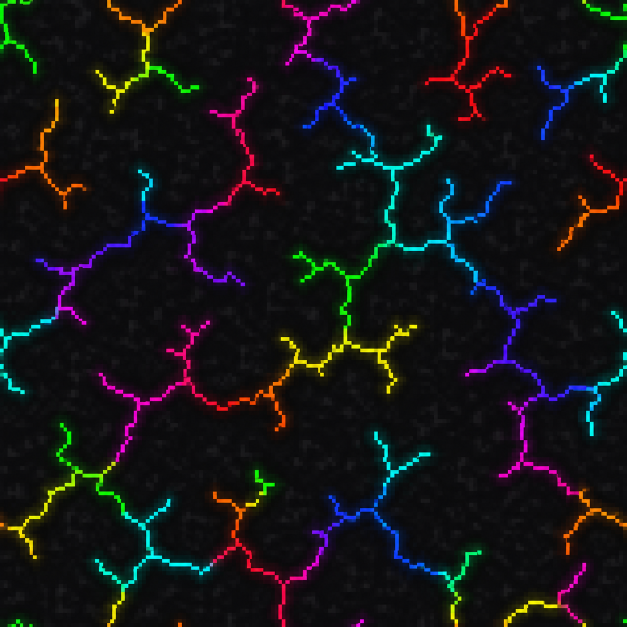
#> input picture tools/refs/arcencium_material_ref.png, 1254 x 1254 px (shown at 1/2 size)
$ python shield_texture.py refs/arcencium_material_ref.png
#> lines starting #> are read from the running program, lines starting #| are printed output that depends on the picture
### tools/item_from_ref.py
#!/usr/bin/env python3
"""
Integre une image de reference d'OBJET (generee par IA) comme texture d'item.

Difference avec texture_from_ref.py, qui traite les blocs : ici il n'y a pas de
motif a raccorder, mais un fond a detourer et une silhouette a preserver. Le
fond de reference est un magenta franc (#FF00FF) qu'aucune de nos palettes
n'emploie, ce qui rend le detourage sans ambiguite.

Chaine : detourage -> recadrage sur la silhouette -> reechantillonnage par vote
majoritaire (et non par moyenne, qui baverait les contours) -> animation
optionnelle par rotation de teinte des seuls pixels lumineux.

Usage :
    python tools/item_from_ref.py refs/prism_branch_ref.png prism_branch
    python tools/item_from_ref.py refs/prism_fiber_ref.png prism_fiber --static
    python tools/item_from_ref.py <ref> <nom> [--size 16] [--static] [--sat 0.45]
                                 [--pad 0.04]  marge autour de l'objet, pour
                                               harmoniser l'echelle entre pieces
"""

import colorsys
import os
import sys
from collections import Counter

from PIL import Image

ROOT = os.path.dirname(os.path.dirname(os.path.abspath(__file__)))
ITEM_DIR = os.path.join(ROOT, "src", "main", "resources", "assets",
                        "emeraldweapons", "textures", "item")
PREVIEW = os.path.join(ROOT, "tools", "preview")

NFRAMES = 12
FRAMETIME = 3


# [29 lines left out: functions key_out, crop_to_content, not called in this run]


def downsample(img, size, vivid_min=0.25):
    """Vote majoritaire par cellule : garde les couleurs franches du pixel art.

    Une moyenne produirait des teintes intermediaires inexistantes dans la
    reference, et diluerait les veines lumineuses d'un pixel de large -- qui
    sont precisement ce qu'on veut garder.
    """
    w, h = img.size
    px = img.load()
    out = Image.new("RGBA", (size, size), (0, 0, 0, 0))
    dst = out.load()
    for gy in range(size):
        for gx in range(size):
            x0, x1 = gx * w // size, (gx + 1) * w // size
            y0, y1 = gy * h // size, (gy + 1) * h // size
            opaque = []
            n = 0
            for y in range(y0, max(y0 + 1, y1)):
                for x in range(x0, max(x0 + 1, x1)):
                    p = px[x, y]
                    n += 1
                    if p[3] > 128:
                        opaque.append(p[:3])
            if not opaque or len(opaque) * 2 < n:
                continue                      # cellule majoritairement vide
            # Une veine lumineuse fait un pixel de large dans une reference qui
            # en compte plus de mille : une simple moyenne l'efface. On laisse
            # donc le vif l'emporter sur la matiere -- mais seulement s'il
            # occupe une part reelle de la cellule. Sans ce garde-fou, les
            # quelques pixels d'anticrenelage qui bordent chaque veine suffisent
            # a colorer toute la piece, et la branche vire au confetti.
            vivid = [c for c in opaque
                     if colorsys.rgb_to_hsv(*[v / 255 for v in c])[1] >= 0.55
                     and colorsys.rgb_to_hsv(*[v / 255 for v in c])[2] >= 0.50]
            if len(vivid) >= max(2, int(len(opaque) * vivid_min)):
                dst[gx, gy] = Counter(vivid).most_common(1)[0][0] + (255,)
            else:
                dst[gx, gy] = Counter(opaque).most_common(1)[0][0] + (255,)
    return out


def hue_frames(base, nframes, sat_min, val_min, sat_max=1.01):
    """Seules les veines lumineuses tournent : la matiere reste fixe."""
    w, h = base.size
    src = base.load()
    frames = []
    for f in range(nframes):
        shift = f / nframes
        out = Image.new("RGBA", (w, h), (0, 0, 0, 0))
        dst = out.load()
        for y in range(h):
            for x in range(w):
                r, g, b, a = src[x, y]
                if a == 0:
                    continue
                hh, s, v = colorsys.rgb_to_hsv(r / 255, g / 255, b / 255)
                if sat_min <= s <= sat_max and v >= val_min:
                    rr, gg, bb = colorsys.hsv_to_rgb((hh + shift) % 1.0, s, v)
                    dst[x, y] = (int(rr * 255), int(gg * 255), int(bb * 255), a)
                else:
                    dst[x, y] = (r, g, b, a)
        frames.append(out)
    return frames


# [63 lines left out: functions install, main, opt, not called in this run]


# [2 lines that do not run on import are left out]

### tools/shield_texture.py
#!/usr/bin/env python3
"""
Le bouclier d'Arcencium : sa texture animee et ses deux modeles (22 sept., cahier §83).

LA MATIERE EST CELLE DE L'ARMURE. Le joueur a demande un bouclier « inspire de
l'armure » : metal noir, fissures lumineuses aux couleurs de l'arc-en-ciel qui
tournent. On prend donc la meme planche de reference (refs/arcencium_material_ref.png),
reechantillonnee par vote comme les icones (item_from_ref.downsample), et seules les
fissures changent de teinte d'une image a l'autre (item_from_ref.hue_frames).

LE MODELE EST CELUI DU BOUCLIER VANILLA, EN JSON. Le bouclier du jeu est dessine par
code (BlockEntityWithoutLevelRenderer, ShieldModel) : une plaque de 12 x 22 x 1 et une
poignee de 2 x 6 x 6, retournees par scale(1, -1, -1). Les memes boites, retournees a la
main, donnent un modele JSON que les transformations d'affichage de item/shield.json
placent exactement comme le bouclier vanilla -- tenu, leve, au sol, dans l'inventaire.
Et un modele JSON prend une texture de l'atlas des objets, qui s'anime (.mcmeta) :
le rendu par code ne le permettrait pas.

La face avant (+Z une fois retournee) porte le decor ; la poignee est derriere (-Z).

DENSITE DOUBLE : 2 pixels par pixel de modele (la face avant fait 24 x 44), dans une
image de 64 x 64 par trame -- comme les icones d'armure, pour que les fissures se
lisent en traits et non en pates.

Usage :
    python tools/shield_texture.py [--preview]
"""

import colorsys
import json
import os
import sys

from PIL import Image

sys.path.insert(0, os.path.dirname(os.path.abspath(__file__)))
from item_from_ref import downsample, hue_frames              # noqa: E402

ROOT = os.path.dirname(os.path.dirname(os.path.abspath(__file__)))
ASSETS = os.path.join(ROOT, "src", "main", "resources", "assets", "emeraldweapons")
TEXTURE = os.path.join(ASSETS, "textures", "item", "arcencium_shield.png")
MODELS = os.path.join(ASSETS, "models", "item")
MATERIAL = os.path.join(ROOT, "tools", "refs", "arcencium_material_ref.png")
PREVIEW = os.path.join(ROOT, "tools", "preview")

FRAME = 64                  # une trame : 64 x 64 pixels, soit 4 pixels par unite d'UV
NFRAMES = 12                # comme les icones d'armure
FRAMETIME = 3
MATERIAL_SIZE = 96          # a 96, une fissure d'un pixel de la planche survit au vote
UV = FRAME / 16.0           # pixels par unite d'UV

# Les regions de la trame, en pixels : (x0, y0, x1, y1)
FRONT = (0, 0, 24, 44)
BACK = (24, 0, 48, 44)
SIDE_L = (48, 0, 50, 44)
SIDE_R = (50, 0, 52, 44)
TOP = (0, 44, 24, 46)
BOTTOM = (0, 46, 24, 48)
HANDLE_SIDE = (52, 0, 64, 12)
HANDLE_FACE = (52, 12, 56, 24)
HANDLE_CAP = (56, 12, 60, 24)

CRACK_SAT = 0.55
CRACK_VAL = 0.45

OUTLINE = (9, 9, 13)
RIM_LIGHT = (86, 88, 104)
RIM_DARK = (34, 35, 44)
LEATHER = (52, 38, 30)
LEATHER_STITCH = (92, 74, 56)


def split(material):
    """La matiere sombre et les fissures vives de la planche reechantillonnee."""
    px = material.load()
    w, h = material.size
    dark, cracks = {}, {}
    for y in range(h):
        for x in range(w):
            r, g, b, a = px[x, y]
            if a == 0:
                continue
            _, s, v = colorsys.rgb_to_hsv(r / 255, g / 255, b / 255)
            if s >= CRACK_SAT and v >= CRACK_VAL:
                cracks[(x, y)] = (r, g, b)
            else:
                dark[(x, y)] = (r, g, b)
    return dark, cracks


def best_window(cracks, size, w, h, want=0.16):
    """La fenetre de la planche dont la part de fissures est la plus proche de {want},
    en evitant qu'elles se massent contre un bord (le centre porte la gemme)."""
    best, best_score = (0, 0), 1e9
    for oy in range(0, size - h + 1, 2):
        for ox in range(0, size - w + 1, 2):
            n, centre = 0, 0
            for y in range(h):
                for x in range(w):
                    if (ox + x, oy + y) in cracks:
                        n += 1
                        if w * 0.2 < x < w * 0.8 and h * 0.2 < y < h * 0.8:
                            centre += 1
            share = n / float(w * h)
            score = abs(share - want) - 0.004 * centre
            if score < best_score:
                best, best_score = (ox, oy), score
    return best


def metal(rgb, value):
    """Le metal, a la valeur voulue (la planche tourne autour de 12 sur 255).

    Neutre, a peine froid : les teintes de la planche autour des fissures, etalees,
    faisaient des halos rouges ou verts qui ne tournaient pas avec la fissure voisine.
    Le grain de la planche reste, par la luminosite.
    """
    r, g, b = rgb
    grain = max(0.75, min(1.25, ((r + g + b) / 3.0) / 12.0))
    v = value * (0.85 + 0.15 * grain)
    return (min(255, int(v * 0.94)), min(255, int(v * 0.97)), min(255, int(v * 1.10)), 255)


def plate(dark, cracks, origin, back=False):
    """Une face de la plaque (24 x 44) : metal bombe, liseré, fissures ; la gemme devant."""
    w, h = 24, 44
    ox, oy = origin
    img = Image.new("RGBA", (w, h), (0, 0, 0, 0))
    px = img.load()
    cx, cy = (w - 1) / 2.0, (h - 1) / 2.0
    for y in range(h):
        for x in range(w):
            key = (ox + x, oy + y)
            edge = min(x, y, w - 1 - x, h - 1 - y)
            if edge == 0:
                px[x, y] = OUTLINE + (255,)
                continue
            if edge == 1:
                # le liseré : eclaire en haut et a gauche, dans l'ombre en bas et a droite
                lit = (x <= 1 or y <= 1) and not (x >= w - 2 or y >= h - 2)
                px[x, y] = (RIM_LIGHT if lit and not back else RIM_DARK) + (255,)
                continue
            # le bombe : la lumiere vient d'en haut a gauche
            dx, dy = (x - cx) / (w / 2.0), (y - cy) / (h / 2.0)
            t = max(0.0, 1.0 - 0.55 * (dx * dx + dy * dy) - 0.18 * (dx + dy))
            if back:
                value = 10 + 24 * t
            else:
                value = 14 + 50 * t
            if key in cracks and edge >= 2:
                r, g, b = cracks[key]
                if back:
                    # derriere, les fissures ne font que rougeoyer
                    hh, s, v = colorsys.rgb_to_hsv(r / 255, g / 255, b / 255)
                    rr, gg, bb = colorsys.hsv_to_rgb(hh, s, 0.5)
                    px[x, y] = (int(rr * 255), int(gg * 255), int(bb * 255), 255)
                else:
                    px[x, y] = (r, g, b, 255)
            else:
                px[x, y] = metal(dark.get(key, (18, 18, 21)), value)
    if not back:
        gem(px, w, h)
    return img


def gem(px, w, h):
    """La gemme d'Arcencium au centre : un losange, coeur blanc, anneau aux couleurs du prisme."""
    cx, cy = (w - 1) / 2.0, (h - 1) / 2.0
    hw, hh = 4.6, 6.6
    for y in range(h):
        for x in range(w):
            d = abs(x - cx) / hw + abs(y - cy) / hh
            if d > 1.18:
                continue
            if d > 1.0:
                px[x, y] = OUTLINE + (255,)                   # le chaton
            elif d <= 0.34:
                px[x, y] = (236, 240, 255, 255)               # le coeur, qui ne tourne pas
            else:
                # l'anneau : la teinte suit l'angle, comme un prisme -- et tourne avec les fissures
                import math
                hue = (math.atan2(y - cy, x - cx) / (2 * math.pi)) % 1.0
                r, g, b = colorsys.hsv_to_rgb(hue, 0.85, 1.0 if d < 0.7 else 0.82)
                px[x, y] = (int(r * 255), int(g * 255), int(b * 255), 255)


def fill(img, box, colour):
    px = img.load()
    for y in range(box[1], box[3]):
        for x in range(box[0], box[2]):
            px[x, y] = colour + (255,)


def frame_base():
    ref = Image.open(MATERIAL).convert("RGBA")
    material = downsample(ref, MATERIAL_SIZE, vivid_min=0.15)
    dark, cracks = split(material)
    front_at = best_window(cracks, MATERIAL_SIZE, 24, 44)
    back_at = ((front_at[0] + 37) % (MATERIAL_SIZE - 24), (front_at[1] + 29) % (MATERIAL_SIZE - 44))
    base = Image.new("RGBA", (FRAME, FRAME), (0, 0, 0, 0))
    base.paste(plate(dark, cracks, front_at), FRONT[:2])
    base.paste(plate(dark, cracks, back_at, back=True), BACK[:2])
    # la tranche : le liseré en epaisseur
    fill(base, SIDE_L, RIM_DARK)
    fill(base, SIDE_R, RIM_DARK)
    fill(base, TOP, RIM_LIGHT)
    fill(base, BOTTOM, RIM_DARK)
    # la poignee : du cuir sombre, une couture
    fill(base, HANDLE_SIDE, LEATHER)
    fill(base, HANDLE_FACE, LEATHER)
    fill(base, HANDLE_CAP, LEATHER)
    px = base.load()
    for x in range(HANDLE_SIDE[0] + 1, HANDLE_SIDE[2] - 1):
        if x % 2 == 0:
            px[x, HANDLE_SIDE[1] + 2] = LEATHER_STITCH + (255,)
            px[x, HANDLE_SIDE[3] - 3] = LEATHER_STITCH + (255,)
    share = sum(1 for y in range(44) for x in range(24)
                if (front_at[0] + x, front_at[1] + y) in cracks) / (24.0 * 44)
    print("Face avant : fenetre %s de la planche, %.0f %% de fissures" % (front_at, 100 * share))
    return base


# ------------------------------------------------------------------ les modeles

def uv(box):
    return [round(box[0] / UV, 4), round(box[1] / UV, 4), round(box[2] / UV, 4), round(box[3] / UV, 4)]


def elements():
    """La plaque et la poignee de ShieldModel, retournees comme le fait scale(1, -1, -1)."""
    t = "#shield"
    plate_el = {
        "from": [-6, -11, 1], "to": [6, 11, 2],
        "faces": {
            "south": {"uv": uv(FRONT), "texture": t},
            "north": {"uv": uv(BACK), "texture": t},
            "west": {"uv": uv(SIDE_L), "texture": t},
            "east": {"uv": uv(SIDE_R), "texture": t},
            "up": {"uv": uv(TOP), "texture": t},
            "down": {"uv": uv(BOTTOM), "texture": t},
        },
    }
    handle_el = {
        "from": [-1, -3, -5], "to": [1, 3, 1],
        "faces": {
            "west": {"uv": uv(HANDLE_SIDE), "texture": t},
            "east": {"uv": uv(HANDLE_SIDE), "texture": t},
            "north": {"uv": uv(HANDLE_FACE), "texture": t},
            "south": {"uv": uv(HANDLE_FACE), "texture": t},
            "up": {"uv": uv(HANDLE_CAP), "texture": t},
            "down": {"uv": uv(HANDLE_CAP), "texture": t},
        },
    }
    return [plate_el, handle_el]


# Les transformations d'affichage de item/shield.json et item/shield_blocking.json (1.21.1)
DISPLAY = {
    "thirdperson_righthand": {"rotation": [0, 90, 0], "translation": [10, 6, -4], "scale": [1, 1, 1]},
    "thirdperson_lefthand": {"rotation": [0, 90, 0], "translation": [10, 6, 12], "scale": [1, 1, 1]},
    "firstperson_righthand": {"rotation": [0, 180, 5], "translation": [-10, 2, -10], "scale": [1.25, 1.25, 1.25]},
    "firstperson_lefthand": {"rotation": [0, 180, 5], "translation": [10, 0, -10], "scale": [1.25, 1.25, 1.25]},
    "gui": {"rotation": [15, -25, -5], "translation": [2, 3, 0], "scale": [0.65, 0.65, 0.65]},
    "fixed": {"rotation": [0, 180, 0], "translation": [-4.5, 4.5, -5], "scale": [0.55, 0.55, 0.55]},
    "ground": {"rotation": [0, 0, 0], "translation": [2, 4, 2], "scale": [0.25, 0.25, 0.25]},
}
DISPLAY_BLOCKING = {
    "thirdperson_righthand": {"rotation": [45, 155, 0], "translation": [-3.49, 11, -2], "scale": [1, 1, 1]},
    "thirdperson_lefthand": {"rotation": [45, 155, 0], "translation": [11.51, 7, 2.5], "scale": [1, 1, 1]},
    "firstperson_righthand": {"rotation": [0, 180, -5], "translation": [-15, 5, -11], "scale": [1.25, 1.25, 1.25]},
    "firstperson_lefthand": {"rotation": [0, 180, -5], "translation": [5, 5, -11], "scale": [1.25, 1.25, 1.25]},
    "gui": {"rotation": [15, -25, -5], "translation": [2, 3, 0], "scale": [0.65, 0.65, 0.65]},
}


def model(display, blocking=False):
    body = {
        "gui_light": "front",
        "textures": {"shield": "emeraldweapons:item/arcencium_shield",
                     "particle": "emeraldweapons:item/arcencium_shield"},
        "elements": elements(),
        "display": display,
    }
    if not blocking:
        body["overrides"] = [{"predicate": {"blocking": 1},
                              "model": "emeraldweapons:item/arcencium_shield_blocking"}]
    return body


def write_json(path, payload):
    with open(path, "w", encoding="utf-8", newline="\n") as fh:
        json.dump(payload, fh, indent=2)
        fh.write("\n")
    print("ecrit %s" % os.path.relpath(path, ROOT))


def main():
    base = frame_base()
#> in downsample, `out = Image.new("RGBA", (size, size), (0, 0, 0, 0))`: out: PIL image 96x96 RGBA; every value is 0
#> in frame_base, `material = downsample(ref, MATERIAL_SIZE, vivid_min=0.15)`:
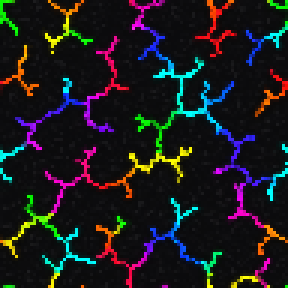
#> material: PIL image 96x96 RGBA (shown 3 times larger); mean R, G, B, A 27.8, 27.4, 29, 255
#> after the loop in split, `for y in range(h):`: cracks = 1189 items; dark = 8027 items
#> in frame_base, `dark, cracks = split(material)`: cracks = 1189 items
#> in frame_base, `front_at = best_window(cracks, MATERIAL_SIZE, 24, 44)`: front_at = (50, 6)
#> in frame_base, `back_at = ((front_at[0] + 37) % (MATERIAL_SIZE - 24), (front_at[1] + 2..`: back_at = (15, 35)
#> in frame_base, `base = Image.new("RGBA", (FRAME, FRAME), (0, 0, 0, 0))`: base: PIL image 64x64 RGBA; every value is 0
#> in plate, `ox, oy = origin`: ox = 50; oy = 6
#> in plate, `img = Image.new("RGBA", (w, h), (0, 0, 0, 0))`: img: PIL image 24x44 RGBA; every value is 0
#> in frame_base, `base.paste(plate(dark, cracks, front_at), FRONT[:2])`:
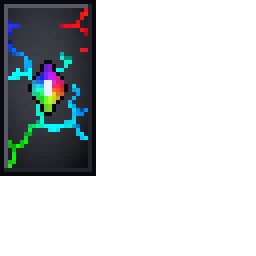
#> base: PIL image 64x64 RGBA (shown 4 times larger); mean R, G, B, A 12, 16.1, 17.6, 65.7; transparent parts drawn white
#> in frame_base, `fill(base, SIDE_R, RIM_DARK)`:
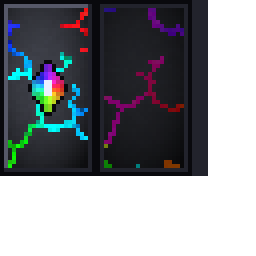
#> base: PIL image 64x64 RGBA (shown 4 times larger); mean R, G, B, A 21.6, 23.9, 28.3, 142.4; transparent parts drawn white
#> in frame_base, `fill(base, BOTTOM, RIM_DARK)`:
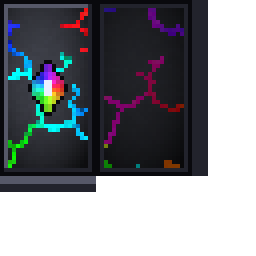
#> base: PIL image 64x64 RGBA (shown 4 times larger); mean R, G, B, A 23, 25.3, 30, 148.4; transparent parts drawn white
#> in frame_base, `fill(base, HANDLE_SIDE, LEATHER)`:
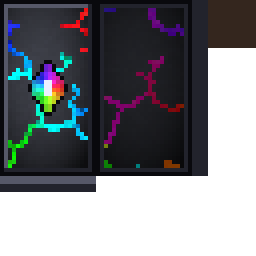
#> base: PIL image 64x64 RGBA (shown 4 times larger); mean R, G, B, A 24.8, 26.7, 31.1, 157.4; transparent parts drawn white
#> in frame_base, `fill(base, HANDLE_CAP, LEATHER)`:
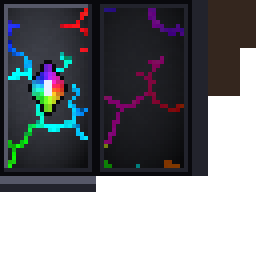
#> base: PIL image 64x64 RGBA (shown 4 times larger); mean R, G, B, A 26, 27.6, 31.8, 163.4; transparent parts drawn white
#> in frame_base, `share = sum(1 for y in range(44) for x in range(24) if (front_at[0] + ..`: share = 0.161
#| Face avant : fenetre (50, 6) de la planche, 16 % de fissures
    frames = hue_frames(base, NFRAMES, CRACK_SAT, 0.35)
#> after the loop in hue_frames, `for f in range(nframes):`: frames = 12 items
#> frames = 12 items
    sheet = Image.new("RGBA", (FRAME, FRAME * NFRAMES), (0, 0, 0, 0))
#> sheet: PIL image 64x768 RGBA; every value is 0
    for i, fr in enumerate(frames):
        sheet.paste(fr, (0, i * FRAME))
#> this loop made 12 passes
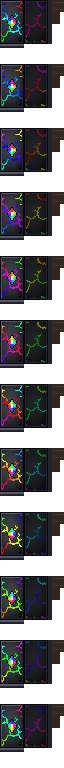
#> sheet: PIL image 64x768 RGBA; mean R, G, B, A 27.6, 27.3, 30, 163.4; transparent parts drawn white
    sheet.save(TEXTURE)
    with open(TEXTURE + ".mcmeta", "w", encoding="utf-8", newline="\n") as fh:
        fh.write('{"animation": {"frametime": %d, "interpolate": true}}\n' % FRAMETIME)
    print("ecrit %s (%d trames)" % (os.path.relpath(TEXTURE, ROOT), NFRAMES))
    write_json(os.path.join(MODELS, "arcencium_shield.json"), model(DISPLAY))
    write_json(os.path.join(MODELS, "arcencium_shield_blocking.json"), model(DISPLAY_BLOCKING, True))

    if "--preview" in sys.argv:
        os.makedirs(PREVIEW, exist_ok=True)
        s = 8
        board = Image.new("RGBA", (4 * (24 * s + 12) + 12, 44 * s + 24), (40, 40, 46, 255))
        for i, f in enumerate((0, 3, 6, 9)):
            face = frames[f].crop(FRONT).resize((24 * s, 44 * s), Image.NEAREST)
            board.paste(face, (12 + i * (24 * s + 12), 12), face)
        p = os.path.join(PREVIEW, "bouclier_face.png")
        board.save(p)
        back = frames[0].crop(BACK).resize((24 * s, 44 * s), Image.NEAREST)
        b = Image.new("RGBA", (24 * s + 24, 44 * s + 24), (40, 40, 46, 255))
        b.paste(back, (12, 12), back)
        b.save(os.path.join(PREVIEW, "bouclier_dos.png"))
        print("apercu %s" % p)


if __name__ == "__main__":
    main()
